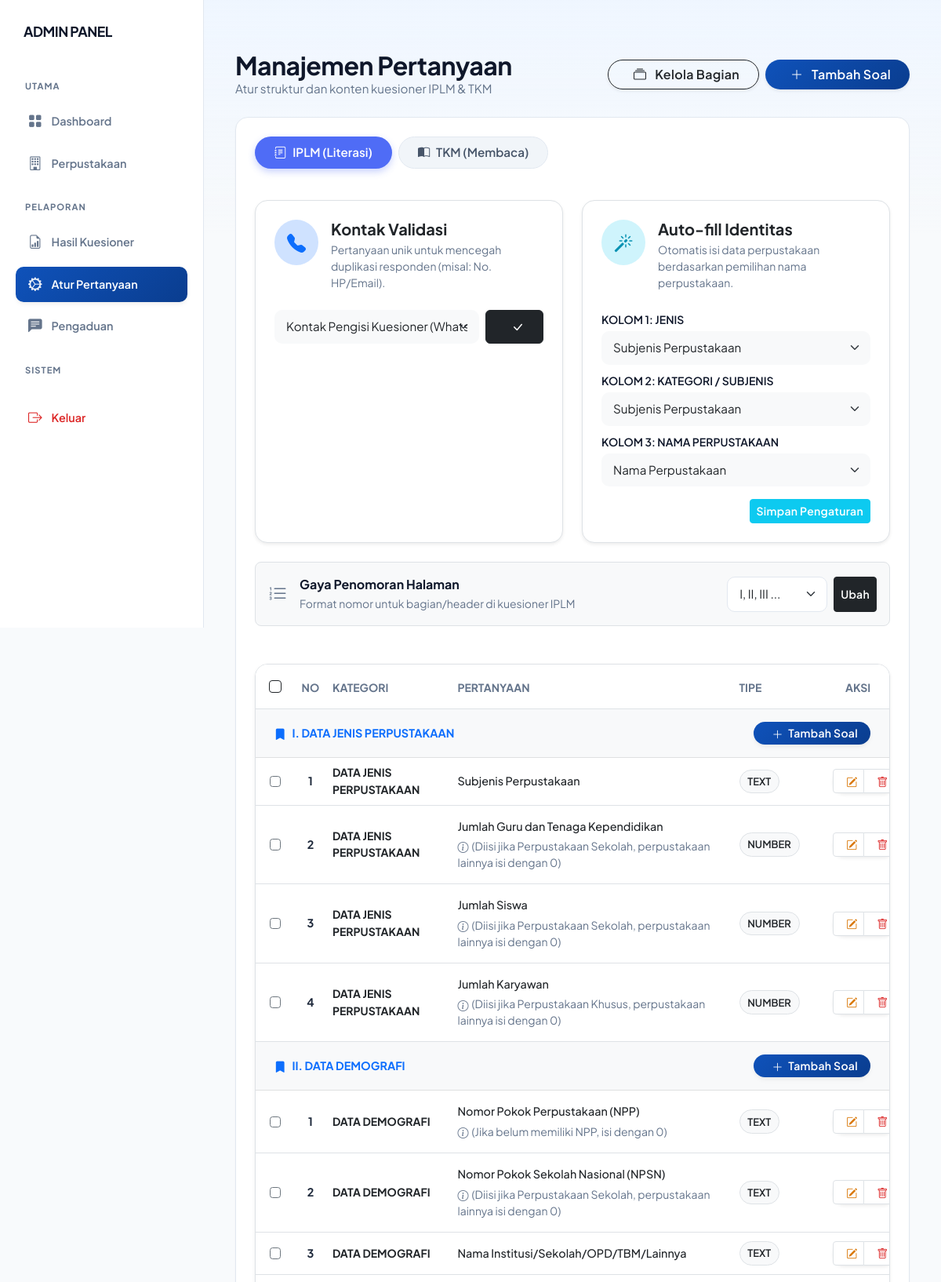
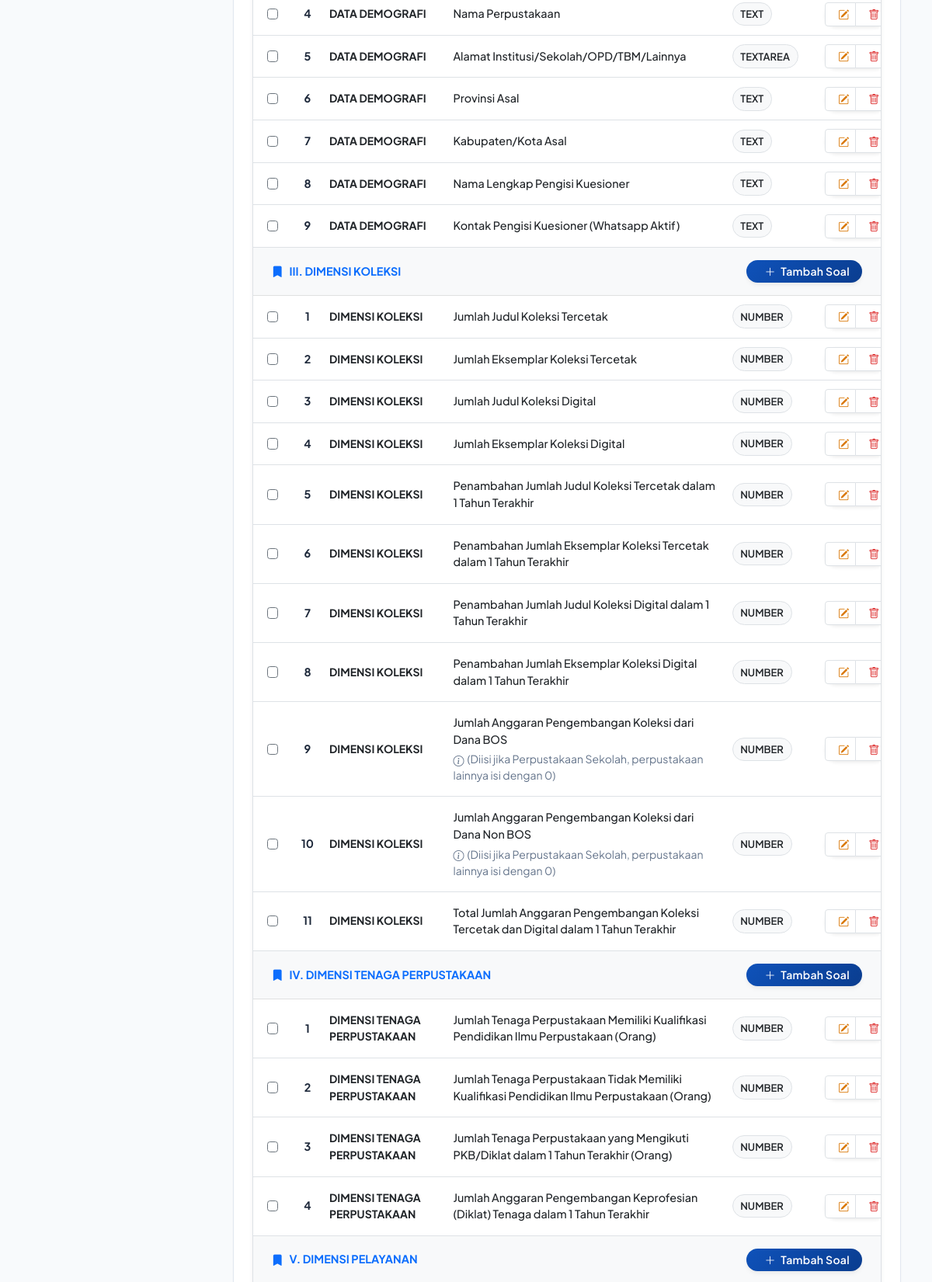
The page /admin/atur_pertanyaan.php (signed in, upper part) on the database its author committed (2 pictures, top to bottom).
### tables this page shows
CREATE TABLE `settings` (
  `setting_key` varchar(50) NOT NULL,
  `setting_value` varchar(100) DEFAULT NULL,
  PRIMARY KEY (`setting_key`)
);

CREATE TABLE `master_pertanyaan` (
  `id` int NOT NULL AUTO_INCREMENT,
  `jenis_kuesioner` varchar(10) NOT NULL,
  `kategori_bagian` varchar(100) DEFAULT NULL,
  `teks_pertanyaan` text NOT NULL,
  `tipe_input` varchar(20) NOT NULL,
  `opsi_jawaban` text,
  `urutan` int DEFAULT '0',
  `is_active` int DEFAULT '1',
  `keterangan` text,
  `pilihan_opsi` text,
  PRIMARY KEY (`id`)
);

### admin/atur_pertanyaan.php (the view, shortened to what the rows shown need)
<?php
require '../config/database.php';
try {
    $pdo->exec("CREATE TABLE IF NOT EXISTS kategori_bagian (
        id INT AUTO_INCREMENT PRIMARY KEY,
        jenis_kuesioner VARCHAR(10) NOT NULL,
        name VARCHAR(255) NOT NULL,
        position INT NOT NULL DEFAULT 0,
        numbering_style ENUM('numeric','roman','none') NOT NULL DEFAULT 'numeric',
        manual_label VARCHAR(255) DEFAULT NULL,
        created_at TIMESTAMP DEFAULT CURRENT_TIMESTAMP
    ) ENGINE=InnoDB DEFAULT CHARSET=utf8mb4");
} catch (Exception $e) {
}
try {
    $pdo->beginTransaction();
    $pdo->commit();
} catch (Exception $e) {
    if ($pdo->inTransaction()) $pdo->rollBack();
}
$per_page = 50;
$state = $_SESSION['atur_pertanyaan_state'] ?? [];
$page_iplm = max(1, (int)($state['page_iplm'] ?? 1));
$page_tkm = max(1, (int)($state['page_tkm'] ?? 1));
try {
    $stmtCountI = $pdo->query("SELECT COUNT(*) FROM master_pertanyaan WHERE jenis_kuesioner = 'IPLM'");
    $total_iplm = (int)$stmtCountI->fetchColumn();
} catch (Exception $e) { $total_iplm = 0; }
try {
    $stmtCountT = $pdo->query("SELECT COUNT(*) FROM master_pertanyaan WHERE jenis_kuesioner = 'TKM'");
    $total_tkm = (int)$stmtCountT->fetchColumn();
} catch (Exception $e) { $total_tkm = 0; }
$total_pages_iplm = max(1, (int)ceil($total_iplm / $per_page));
$total_pages_tkm = max(1, (int)ceil($total_tkm / $per_page));
$page_iplm = min($page_iplm, $total_pages_iplm);
$page_tkm = min($page_tkm, $total_pages_tkm);
$offset_iplm = ($page_iplm - 1) * $per_page;
$sqlIplm = "SELECT m.* FROM master_pertanyaan m "
    . "LEFT JOIN kategori_bagian kb ON kb.jenis_kuesioner = m.jenis_kuesioner AND kb.name = m.kategori_bagian "
    . "WHERE m.jenis_kuesioner = 'IPLM' "
    . "ORDER BY COALESCE(kb.position, 9999) ASC, m.kategori_bagian ASC, CAST(m.urutan AS UNSIGNED) ASC, m.id ASC "
    . "LIMIT " . intval($per_page) . " OFFSET " . intval($offset_iplm);
$stmtIplm = $pdo->prepare($sqlIplm);
$stmtIplm->execute();
$data_iplm = $stmtIplm->fetchAll(PDO::FETCH_ASSOC);
$maxUrutanIplm = [];
try {
    $stmtMaxI = $pdo->prepare("SELECT kategori_bagian, MAX(CAST(urutan AS UNSIGNED)) AS max_urutan FROM master_pertanyaan WHERE jenis_kuesioner = 'IPLM' GROUP BY kategori_bagian");
    $stmtMaxI->execute();
    $rows = $stmtMaxI->fetchAll(PDO::FETCH_ASSOC);
    foreach ($rows as $r) {
        $key = $r['kategori_bagian'] ?? '';
        if ($key !== '') $maxUrutanIplm[$key] = (int)$r['max_urutan'];
    }
} catch (Exception $e) { $maxUrutanIplm = []; }
$kontak_setting_id = '';
try {
    $stmtSettingKontak = $pdo->prepare("SELECT setting_value FROM settings WHERE setting_key = 'iplm_kontak_pertanyaan_id' LIMIT 1");
    $stmtSettingKontak->execute();
    $kontak_setting_id = $stmtSettingKontak->fetchColumn();
} catch (Exception $e) { $kontak_setting_id = ''; }
$numbering_style_iplm = 'numeric';
try {
    $stmtSettings = $pdo->prepare("SELECT setting_key, setting_value FROM settings WHERE setting_key IN ('iplm_numbering_style', 'tkm_numbering_style')");
    $stmtSettings->execute();
    $styleRows = $stmtSettings->fetchAll(PDO::FETCH_KEY_PAIR);
    $numbering_style_iplm = $styleRows['iplm_numbering_style'] ?? 'numeric';
} catch (Exception $e) {
}
$list_iplm_questions = [];
try {
    $stmtAllIplm = $pdo->prepare("SELECT id, kategori_bagian, teks_pertanyaan FROM master_pertanyaan WHERE jenis_kuesioner = 'IPLM' ORDER BY CAST(urutan AS UNSIGNED) ASC");
    $stmtAllIplm->execute();
    $list_iplm_questions = $stmtAllIplm->fetchAll(PDO::FETCH_ASSOC);
} catch (Exception $e) { $list_iplm_questions = []; }
$kategori_iplm = [];
$kategori_tkm = [];
try {
    $stmtKat = $pdo->prepare("SELECT id, jenis_kuesioner, name, position, numbering_style FROM kategori_bagian ORDER BY jenis_kuesioner, position ASC");
    $stmtKat->execute();
    $krows = $stmtKat->fetchAll(PDO::FETCH_ASSOC);
    foreach ($krows as $kr) {
        if ($kr['jenis_kuesioner'] === 'TKM') $kategori_tkm[] = $kr;
        else $kategori_iplm[] = $kr;
    }
} catch (Exception $e) {
    $kategori_iplm = []; $kategori_tkm = [];
}
?>
<!DOCTYPE html>
<html lang="id">
<head>
    <link href="https://cdn.jsdelivr.net/npm/bootstrap@5.3.0/dist/css/bootstrap.min.css" rel="stylesheet">
    <link rel="stylesheet" href="https://cdn.jsdelivr.net/npm/bootstrap-icons@1.11.1/font/bootstrap-icons.css">
    <link rel="stylesheet" href="../assets/govtech.css">
    <link rel="stylesheet" href="../assets/admin-readability.css">
    <link rel="stylesheet" href="../assets/loader.css">
</head>
<body>
    <main class="main-content">
        <div class="d-flex justify-content-between align-items-center mb-4 page-header my-4">
            <div class="d-flex align-items-center gap-3">
                <div>
                    <h1 class="h2 fw-bold m-0 page-title">Manajemen Pertanyaan</h1>
                </div>
            </div>
        </div>
        <div class="card-clean p-0 overflow-hidden">
            <div class="card-body p-4 bg-white">
                <div class="tab-content">
                    <div class="tab-pane fade show active" id="tab-iplm">
                        <div class="row g-4 mb-5">
                            <div class="col-md-6">
                                <div class="card h-100 border rounded-4 shadow-sm">
                                    <div class="card-body p-4">
                                        <form method="POST" class="d-flex gap-2">
                                            <select name="kontak_pertanyaan_id" class="form-select bg-light border-0" required>
                                                <?php foreach ($list_iplm_questions as $q): ?>
                                                    <option value="<?= $q['id'] ?>" <?= ((string)$kontak_setting_id === (string)$q['id']) ? 'selected' : '' ?>>
                                                        <?= htmlspecialchars($q['teks_pertanyaan']) ?>
                                                    </option>
                                                <?php endforeach; ?>
                                            </select>
                                            <button type="submit" class="btn btn-dark px-4"><i class="bi bi-check-lg"></i></button>
                                        </form>
                                    </div>
                                </div>
                            </div>
                        </div>
                        <?php renderTable($data_iplm, 'iplm', $page_iplm, $total_pages_iplm, $page_tkm, $maxUrutanIplm, $numbering_style_iplm); ?>
                    </div>
                    <div class="tab-pane fade" id="tab-tkm">
                    </div>
                </div>
    </main>
    <?php
    function int_to_roman($num) {
        $n = intval($num);
        $map = [1000=>'M',900=>'CM',500=>'D',400=>'CD',100=>'C',90=>'XC',50=>'L',40=>'XL',10=>'X',9=>'IX',5=>'V',4=>'IV',1=>'I'];
        $res = '';
        foreach ($map as $val => $sy) {
            while ($n >= $val) { $res .= $sy; $n -= $val; }
        }
        return $res ?: '0';
    }
    function renderTable($dataset, $tab, $page, $total_pages, $other_page, $maxMap = [], $globalNumberingStyle = 'numeric') {
        global $kategori_iplm, $kategori_tkm;
        $map = [];
        $cats = ($tab === 'tkm') ? $kategori_tkm : $kategori_iplm;
        foreach ($cats as $k) { $map[$k['name']] = (int)$k['position']; }
        ?>
        <div class="mb-3">
            <form id="bulkForm-<?= $tab ?>" method="POST" class="js-confirm"
                data-confirm-title="Hapus Terpilih?"
                data-confirm-text="Apakah Anda yakin ingin menghapus data pertanyaan yang dipilih? Tindakan ini tidak dapat dibatalkan."
                data-confirm-button="Ya, Hapus Semua">
            <div class="table-responsive rounded-4 border shadow-sm">
                <table class="table table-hover align-middle mb-0" style="table-layout: fixed; width: 100%;">
                    <thead class="bg-light">
                    <tr>
                        <th style="width: 50px;" class="text-center py-3">
                             <input class="form-check-input border-dark" type="checkbox" onchange="toggleSelectAll(this, '<?= $tab ?>')">
                        </th>
                        <th style="width: 5%;" class="text-center py-3 text-uppercase small fw-bold text-muted">No</th>
                        <th style="width: 20%;" class="py-3 text-uppercase small fw-bold text-muted">Kategori</th>
                        <th style="width: 45%;" class="py-3 text-uppercase small fw-bold text-muted">Pertanyaan</th>
                        <th style="width: 15%;" class="py-3 text-uppercase small fw-bold text-muted">Tipe</th>
                        <th style="width: 10%;" class="text-center py-3 text-uppercase small fw-bold text-muted">Aksi</th>
                    </tr>
                </thead>
                <tbody class="border-top-0">
                    <?php if(empty($dataset)): ?><tr><td colspan="6" class="text-center py-5 text-muted"><i class="bi bi-inbox fs-1 d-block mb-2"></i>Data pertanyaan belum tersedia</td></tr><?php else: ?>
                    <?php
                        $lastKategori = null;
                        foreach($dataset as $row):
                            $kategori = $row['kategori_bagian'] ?? '';
                            if ($kategori !== $lastKategori):
                                $maxUrut = $maxMap[$kategori] ?? 0;
                                $prefix = '';
                                if (isset($map[$kategori])) {
                                    $p = $map[$kategori];
                                    $style = $globalNumberingStyle;
                                    if ($style === 'roman' && $p > 0) $prefix = int_to_roman($p) . '. ';
                                    elseif ($style === 'numeric' && $p > 0) $prefix = $p . '. ';
                                    else $prefix = '';
                                }
                    ?>
                        <tr class="table-light">
                            <td colspan="6" class="py-3 px-4">
                                <div class="d-flex justify-content-between align-items-center">
                                    <span class="fw-bold text-primary"><i class="bi bi-bookmark-fill me-2"></i><?= htmlspecialchars($prefix . $kategori) ?></span>
                                    <button type="button" class="btn btn-sm btn-primary rounded-pill px-3 fw-bold text-white"
                                        onclick='bukaModalTambah(<?= json_encode($kategori) ?>, <?= json_encode($tab) ?>, <?= (int)$maxUrut + 1 ?>)'>
                                        <i class="bi bi-plus-lg me-1"></i> Tambah Soal
                                    </button>
                                </div>
                            </td>
                        </tr>
                    <?php
                                $lastKategori = $kategori;
                                endif;
                    ?>
                        <tr>
                            <td class="text-center">
                                <input class="form-check-input border-secondary check-item-<?= $tab ?>" type="checkbox" name="ids[]" value="<?= $row['id'] ?>" onchange="checkSelection('<?= $tab ?>')">
                            </td>
                            <td class="text-center fw-bold text-secondary"><?= $row['urutan'] ?></td>
                            <td><small class="fw-bold text-dark"><?= htmlspecialchars($row['kategori_bagian']) ?></small></td>
                            <td style="word-wrap: break-word; white-space: normal;" class="py-3">
                                <div class="fw-medium text-dark"><?= htmlspecialchars($row['teks_pertanyaan']) ?></div>
                                <?php if($row['keterangan']): ?><small class="text-muted d-block mt-1"><i class="bi bi-info-circle me-1"></i><?= htmlspecialchars($row['keterangan']) ?></small><?php endif; ?>
                            </td>
                            <td><span class="badge bg-light text-dark border fw-normal px-3 py-2 rounded-pill"><?= strtoupper($row['tipe_input']) ?></span></td>
                            <td class="text-center">
                                <div class="btn-group shadow-sm rounded-pill" role="group">
                                    <button class="btn btn-sm btn-white border hover-bg-light" onclick='editData(<?= json_encode($row) ?>)' title="Edit"><i class="bi bi-pencil-square text-warning"></i></button>
                                    <button type="button" class="btn btn-sm btn-white border hover-bg-light text-danger"
                                        onclick="hapusSatu(<?= $row['id'] ?>, '<?= $tab ?>')">
                                        <i class="bi bi-trash"></i>
                                    </button>
                                </div>
                            </td>
                        </tr>
                    <?php endforeach; endif; ?>
                </tbody>
            </table>
            </form>
        </div>
    </div>
    <?php } ?>
</body>
</html>

### rows shown on the page
settings: kontak_pertanyaan_id "Kontak Pengisi Kuesioner (Whatsapp Aktif)"
master_pertanyaan: kategori_bagian "I. DATA JENIS PERPUSTAKAAN", urutan "1", kategori_bagian "DATA JENIS PERPUSTAKAAN", teks_pertanyaan "Subjenis Perpustakaan", tipe_input "TEXT"
master_pertanyaan: urutan "2", kategori_bagian "DATA JENIS PERPUSTAKAAN", teks_pertanyaan "Jumlah Guru dan Tenaga Kependidikan", keterangan "(Diisi jika Perpustakaan Sekolah, perpustakaan lainnya isi dengan 0)", tipe_input "NUMBER"
master_pertanyaan: urutan "3", kategori_bagian "DATA JENIS PERPUSTAKAAN", teks_pertanyaan "Jumlah Siswa", keterangan "(Diisi jika Perpustakaan Sekolah, perpustakaan lainnya isi dengan 0)", tipe_input "NUMBER"
master_pertanyaan: urutan "4", kategori_bagian "DATA JENIS PERPUSTAKAAN", teks_pertanyaan "Jumlah Karyawan", keterangan "(Diisi jika Perpustakaan Khusus, perpustakaan lainnya isi dengan 0)", tipe_input "NUMBER"
master_pertanyaan: kategori_bagian "II. DATA DEMOGRAFI", urutan "1", kategori_bagian "DATA DEMOGRAFI", teks_pertanyaan "Nomor Pokok Perpustakaan (NPP)", keterangan "(Jika belum memiliki NPP, isi dengan 0)", tipe_input "TEXT"
master_pertanyaan: urutan "2", kategori_bagian "DATA DEMOGRAFI", teks_pertanyaan "Nomor Pokok Sekolah Nasional (NPSN)", keterangan "(Diisi jika Perpustakaan Sekolah, perpustakaan lainnya isi dengan 0)", tipe_input "TEXT"
master_pertanyaan: urutan "3", kategori_bagian "DATA DEMOGRAFI", teks_pertanyaan "Nama Institusi/Sekolah/OPD/TBM/Lainnya", tipe_input "TEXT"
master_pertanyaan: urutan "4", kategori_bagian "DATA DEMOGRAFI", teks_pertanyaan "Nama Perpustakaan", tipe_input "TEXT"
master_pertanyaan: urutan "5", kategori_bagian "DATA DEMOGRAFI", teks_pertanyaan "Alamat Institusi/Sekolah/OPD/TBM/Lainnya", tipe_input "TEXTAREA"
master_pertanyaan: urutan "6", kategori_bagian "DATA DEMOGRAFI", teks_pertanyaan "Provinsi Asal", tipe_input "TEXT"
master_pertanyaan: urutan "7", kategori_bagian "DATA DEMOGRAFI", teks_pertanyaan "Kabupaten/Kota Asal", tipe_input "TEXT"
master_pertanyaan: urutan "8", kategori_bagian "DATA DEMOGRAFI", teks_pertanyaan "Nama Lengkap Pengisi Kuesioner", tipe_input "TEXT"
master_pertanyaan: urutan "9", kategori_bagian "DATA DEMOGRAFI", teks_pertanyaan "Kontak Pengisi Kuesioner (Whatsapp Aktif)", tipe_input "TEXT"
master_pertanyaan: kategori_bagian "III. DIMENSI KOLEKSI", urutan "1", kategori_bagian "DIMENSI KOLEKSI", teks_pertanyaan "Jumlah Judul Koleksi Tercetak", tipe_input "NUMBER"
master_pertanyaan: urutan "2", kategori_bagian "DIMENSI KOLEKSI", teks_pertanyaan "Jumlah Eksemplar Koleksi Tercetak", tipe_input "NUMBER"
master_pertanyaan: urutan "3", kategori_bagian "DIMENSI KOLEKSI", teks_pertanyaan "Jumlah Judul Koleksi Digital", tipe_input "NUMBER"
master_pertanyaan: urutan "4", kategori_bagian "DIMENSI KOLEKSI", teks_pertanyaan "Jumlah Eksemplar Koleksi Digital", tipe_input "NUMBER"
master_pertanyaan: urutan "5", kategori_bagian "DIMENSI KOLEKSI", teks_pertanyaan "Penambahan Jumlah Judul Koleksi Tercetak dalam 1 Tahun Terakhir", tipe_input "NUMBER"
master_pertanyaan: urutan "6", kategori_bagian "DIMENSI KOLEKSI", teks_pertanyaan "Penambahan Jumlah Eksemplar Koleksi Tercetak dalam 1 Tahun Terakhir", tipe_input "NUMBER"
master_pertanyaan: urutan "7", kategori_bagian "DIMENSI KOLEKSI", teks_pertanyaan "Penambahan Jumlah Judul Koleksi Digital dalam 1 Tahun Terakhir", tipe_input "NUMBER"
master_pertanyaan: urutan "8", kategori_bagian "DIMENSI KOLEKSI", teks_pertanyaan "Penambahan Jumlah Eksemplar Koleksi Digital dalam 1 Tahun Terakhir", tipe_input "NUMBER"
master_pertanyaan: urutan "9", kategori_bagian "DIMENSI KOLEKSI", teks_pertanyaan "Jumlah Anggaran Pengembangan Koleksi dari Dana BOS", keterangan "(Diisi jika Perpustakaan Sekolah, perpustakaan lainnya isi dengan 0)", tipe_input "NUMBER"
master_pertanyaan: urutan "10", kategori_bagian "DIMENSI KOLEKSI", teks_pertanyaan "Jumlah Anggaran Pengembangan Koleksi dari Dana Non BOS", keterangan "(Diisi jika Perpustakaan Sekolah, perpustakaan lainnya isi dengan 0)", tipe_input "NUMBER"
master_pertanyaan: urutan "11", kategori_bagian "DIMENSI KOLEKSI", teks_pertanyaan "Total Jumlah Anggaran Pengembangan Koleksi Tercetak dan Digital dalam 1 Tahun Terakhir", tipe_input "NUMBER"
master_pertanyaan: kategori_bagian "IV. DIMENSI TENAGA PERPUSTAKAAN", urutan "1", kategori_bagian "DIMENSI TENAGA PERPUSTAKAAN", teks_pertanyaan "Jumlah Tenaga Perpustakaan Memiliki Kualifikasi Pendidikan Ilmu Perpustakaan (Orang)", tipe_input "NUMBER"
master_pertanyaan: urutan "2", kategori_bagian "DIMENSI TENAGA PERPUSTAKAAN", teks_pertanyaan "Jumlah Tenaga Perpustakaan Tidak Memiliki Kualifikasi Pendidikan Ilmu Perpustakaan (Orang)", tipe_input "NUMBER"
master_pertanyaan: urutan "3", kategori_bagian "DIMENSI TENAGA PERPUSTAKAAN", teks_pertanyaan "Jumlah Tenaga Perpustakaan yang Mengikuti PKB/Diklat dalam 1 Tahun Terakhir (Orang)", tipe_input "NUMBER"
master_pertanyaan: urutan "4", kategori_bagian "DIMENSI TENAGA PERPUSTAKAAN", teks_pertanyaan "Jumlah Anggaran Pengembangan Keprofesian (Diklat) Tenaga dalam 1 Tahun Terakhir", tipe_input "NUMBER"
master_pertanyaan: kategori_bagian "V. DIMENSI PELAYANAN"

### other values the page prints
form field autofill_jenis_id "Subjenis Perpustakaan"
form field autofill_subjenis_id "Subjenis Perpustakaan"
form field autofill_nama_id "Nama Perpustakaan"
